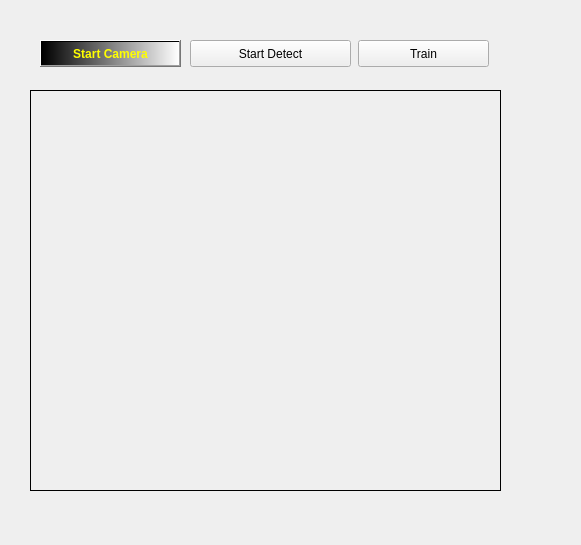
<?xml version="1.0" encoding="UTF-8"?>
<ui version="4.0">
 <class>Dialog</class>
 <widget class="QDialog" name="Dialog">
  <property name="geometry">
   <rect>
    <x>0</x>
    <y>0</y>
    <width>581</width>
    <height>545</height>
   </rect>
  </property>
  <property name="windowTitle">
   <string>Dialog</string>
  </property>
  <widget class="QPushButton" name="loadimg">
   <property name="geometry">
    <rect>
     <x>40</x>
     <y>40</y>
     <width>141</width>
     <height>27</height>
    </rect>
   </property>
   <property name="font">
    <font>
     <weight>75</weight>
     <bold>true</bold>
    </font>
   </property>
   <property name="styleSheet">
    <string notr="true">background-color: qlineargradient(spread:pad, x1:0, y1:0, x2:1, y2:0, stop:0 rgba(0, 0, 0, 255), stop:1 rgba(255, 255, 255, 255));
color: rgb(255, 255, 0);</string>
   </property>
   <property name="text">
    <string>Start Camera</string>
   </property>
  </widget>
  <widget class="QLabel" name="imglabel">
   <property name="geometry">
    <rect>
     <x>30</x>
     <y>90</y>
     <width>471</width>
     <height>401</height>
    </rect>
   </property>
   <property name="frameShape">
    <enum>QFrame::Box</enum>
   </property>
   <property name="text">
    <string/>
   </property>
  </widget>
  <widget class="QPushButton" name="detectButton">
   <property name="geometry">
    <rect>
     <x>190</x>
     <y>40</y>
     <width>161</width>
     <height>27</height>
    </rect>
   </property>
   <property name="styleSheet">
    <string notr="true">alternate-background-color: qlineargradient(spread:pad, x1:0, y1:0, x2:1, y2:0, stop:0 rgba(255, 178, 102, 255), stop:0.55 rgba(235, 148, 61, 255), stop:0.98 rgba(0, 0, 0, 255), stop:1 rgba(0, 0, 0, 0));</string>
   </property>
   <property name="text">
    <string>Start Detect</string>
   </property>
  </widget>
  <widget class="QPushButton" name="trainButton">
   <property name="geometry">
    <rect>
     <x>358</x>
     <y>40</y>
     <width>131</width>
     <height>27</height>
    </rect>
   </property>
   <property name="styleSheet">
    <string notr="true">alternate-background-color: qlineargradient(spread:pad, x1:0, y1:0, x2:1, y2:0, stop:0 rgba(0, 0, 0, 255), stop:1 rgba(255, 255, 255, 255));</string>
   </property>
   <property name="text">
    <string>Train</string>
   </property>
  </widget>
 </widget>
 <resources/>
 <connections/>
</ui>
